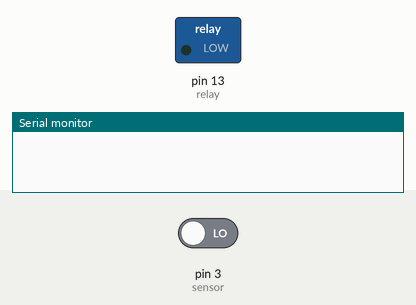
This sketch was run on a simulated Arduino Uno, built with avr-gcc and run on an emulated ATmega328P. On the bench: switched loads named in the sketch (green lamp = pin HIGH), the last lines printed to the serial monitor. Inputs (shaded band) come from the test bench; at power-on: pin 3 (sensor) LOW.

Above: at 0.1 s.
At 60.1 s:
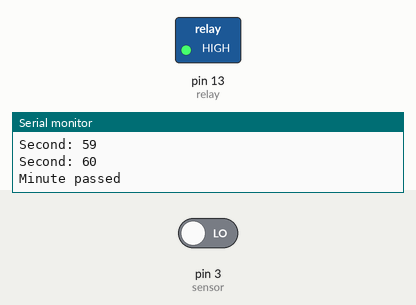
Timing chart, 0 to 61.6 s (numbered marks = the images above):
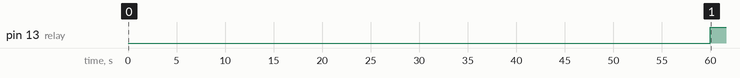

The sketch:

autopir.ino
```cpp
int relay = 13;
int sensor = 3;

unsigned long previousMillis = 0;    // Stores the last time the variable was updated
unsigned long interval = 1000;       // Interval (in milliseconds) at which the variable will increment

int minute = 0;
int second = 0;

void setup() {
  pinMode(relay, OUTPUT);
  pinMode(sensor, INPUT);
  Serial.begin(9600);
  digitalWrite(relay, LOW);
}

void loop() {
  unsigned long currentMillis = millis();  // Get the current time

  // Check if it's time to increment the variable and print
  if (currentMillis - previousMillis >= interval) {
    previousMillis = currentMillis;  // Save the last time the variable was updated
    second++;             // Increment the variable
    Serial.print("Second: ");
    Serial.println(second);
  }

  // Check if 2 minutes have passed, then execute the action
  if (second >= 60) {
    Serial.println("Minute passed");
    minute++;
    second = 0;
  }

  if (minute >= 1) {
    // Serial.println("Deactivate relay");
    // will turn off the relay
    digitalWrite(relay, HIGH);
    minute = 0;
  }


  int val = digitalRead(sensor);
  if (val == HIGH) {    // detect movement
    // Serial.println("Activate relay");
    digitalWrite(relay, LOW);
    second = 0;
    minute = 0;
  }

}
```

Measured:
- by itself, pin 13 (relay): LOW → HIGH at 60.0 s
